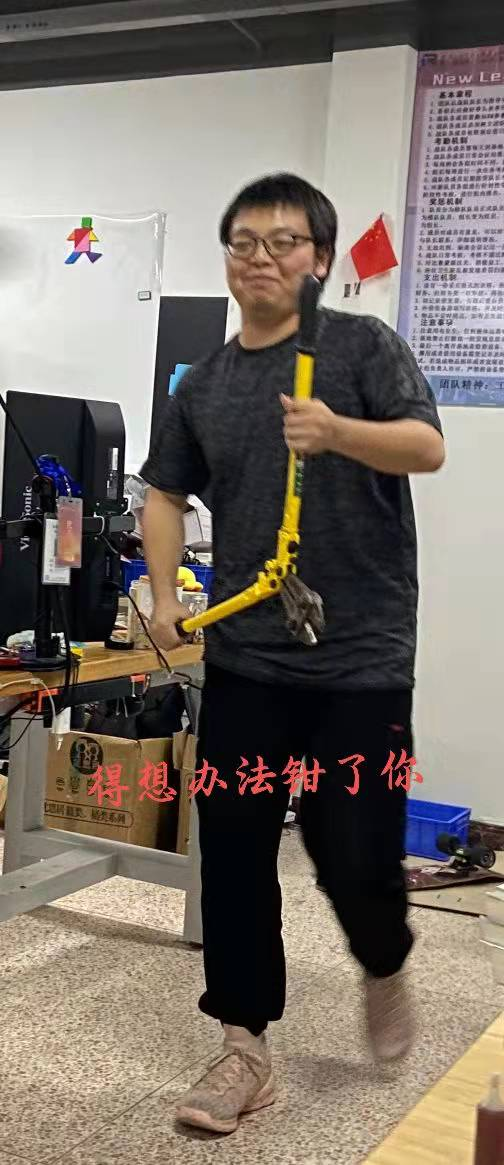
//> input picture shapedescriptors/1.jpg, 504 x 1165 px
$ ./shapedescriptors   (built with g++ and OpenCV 4)
//> lines starting //> are read from the running program, lines starting //| are printed output that depends on the picture; after the words box and inside, x2 and y2 are one past the last pixel; in counts of white or black regions, pixels touching at a corner belong together
#include <iostream>
#include <math.h>
#include <opencv2/core.hpp>
#include <opencv2/highgui.hpp>
#include <opencv2/imgproc.hpp>
#include <opencv2/opencv.hpp>
#include <opencv2/imgproc/types_c.h>
#include <opencv2/imgproc/imgproc_c.h>

using namespace cv;
using namespace std;

Mat src; Mat src_gray;
int thresh = 100;
int max_thresh = 255;
RNG rng(12345);

void thresh_callback(int, void* )
{
Mat src_copy = src.clone();
   Mat threshold_output;
   vector<vector<Point> > contours;
   vector<Vec4i> hierarchy;

   /// 对图像进行二值化
   threshold( src_gray, threshold_output, thresh, 255, THRESH_BINARY );

   /// 寻找轮廓
   findContours( threshold_output, contours, hierarchy, CV_RETR_TREE, CV_CHAIN_APPROX_SIMPLE, Point(0, 0) );

   /// 对每个轮廓计算其凸包
   vector<vector<Point> >hull( contours.size() );
   for( int i = 0; i < contours.size(); i++ )
      {  convexHull( Mat(contours[i]), hull[i], false ); }

   /// 绘出轮廓及其凸包
   Mat drawing = Mat::zeros( threshold_output.size(), CV_8UC3 );
   for( int i = 0; i< contours.size(); i++ )
      {
        Scalar color = Scalar( rng.uniform(0, 255), rng.uniform(0,255), rng.uniform(0,255) );
        drawContours( drawing, contours, i, color, 1, 8, vector<Vec4i>(), 0, Point() );
        drawContours( drawing, hull, i, color, 1, 8, vector<Vec4i>(), 0, Point() );

      }
imshow("hull",drawing);
}

int main(){
src = imread("1.jpg");
//> src is the input picture: 1165 rows x 504 cols, CV_8UC3; mean B, G, R 104.6, 113.4, 123
cvtColor( src, src_gray, CV_BGR2GRAY );
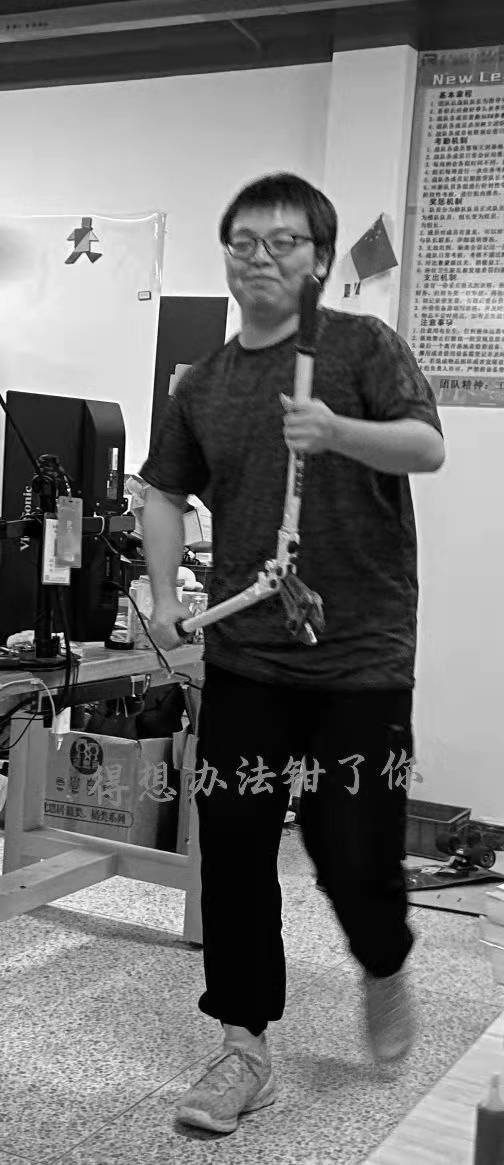
//> src_gray: 1165 rows x 504 cols, CV_8UC1; min 0, max 255, mean 115.2
blur( src_gray, src_gray, Size(3,3) );
thresh_callback( 0, 0 );
//> in thresh_callback, `threshold( src_gray, threshold_output, thresh, 255, THRESH_BINARY );`:
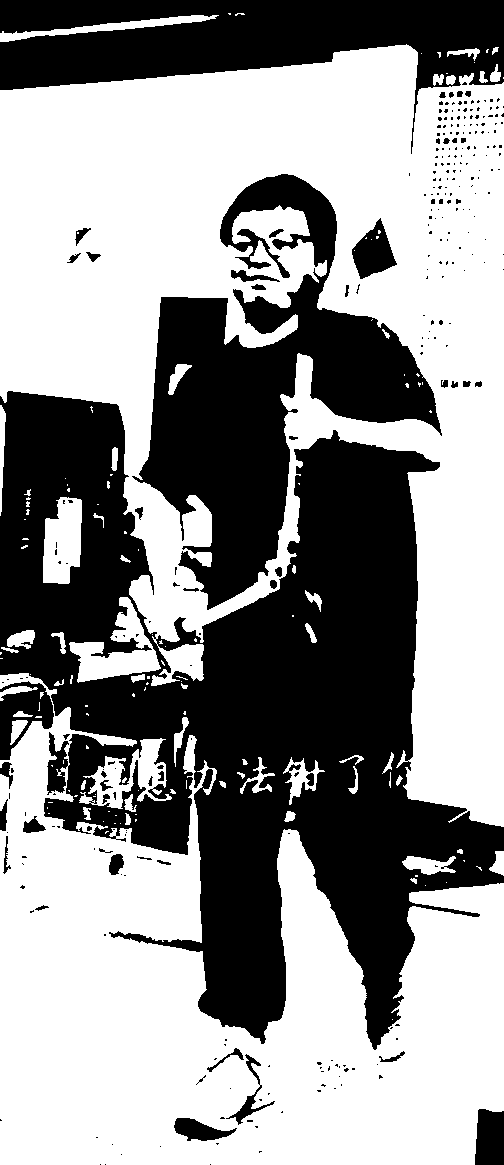
//> threshold_output: 1165 rows x 504 cols, CV_8UC1; 57.9% white; 286 black regions (235 under 20 px)
//> in thresh_callback, `findContours( threshold_output, contours, hierarchy, CV_RETR_TREE, CV_..`: contours = 425 contours, 325 with area under 20; largest, box (x1, y1, x2, y2) and area: (0, 44, 504, 827) 241438, (0, 673, 504, 1165) 136300, (131, 173, 443, 611) 52104, (69, 597, 161, 683) 2982, (43, 497, 82, 584) 2592
//> in thresh_callback, `vector<vector<Point> >hull( contours.size() );`: hull = 425 empty contours
//> after the loop in thresh_callback, `for( int i = 0; i < contours.size(); i++ )`: hull = 425 contours, 319 with area under 20; largest, box (x1, y1, x2, y2) and area: (0, 44, 504, 827) 317372, (0, 673, 504, 1165) 198792, (131, 173, 443, 611) 84486, (69, 597, 161, 683) 4866, (79, 738, 172, 809) 4744
//> after the loop in thresh_callback, `for( int i = 0; i< contours.size(); i++ )`:
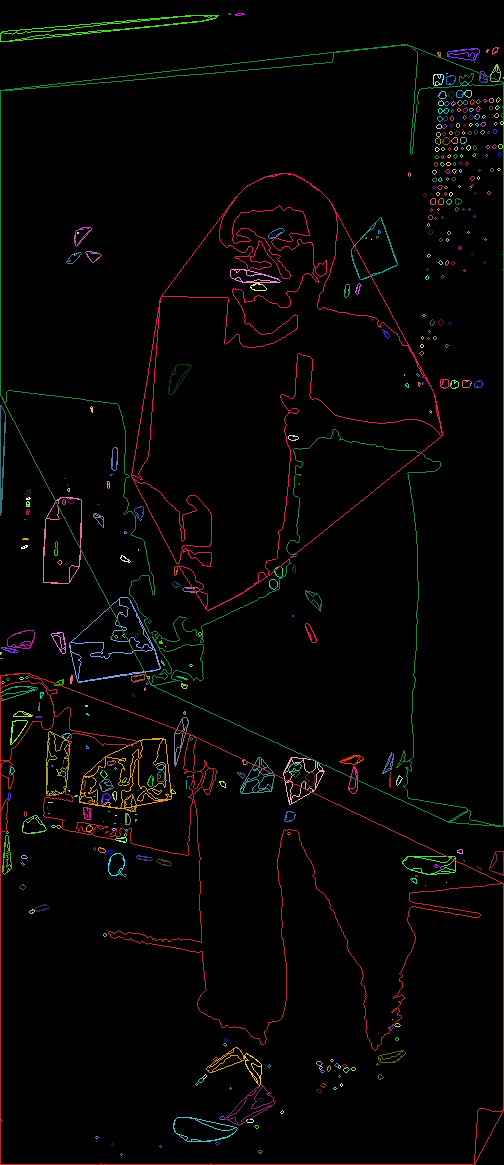
//> drawing: 1165 rows x 504 cols, CV_8UC3; mean B, G, R 3.6, 4.3, 5.5

waitKey(0);

}
